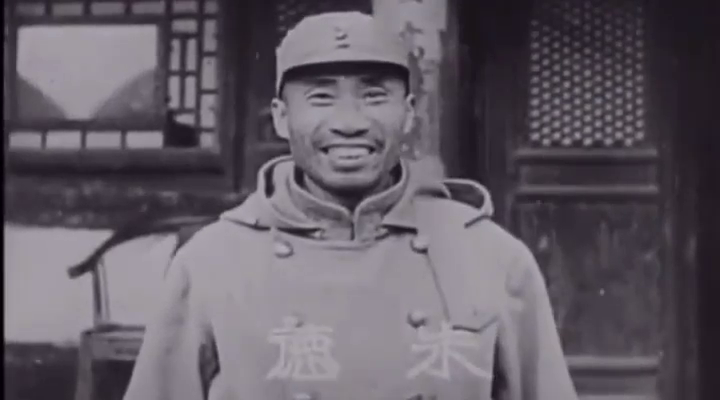
#> input picture frame 19 of photo/zhude.mp4, 720 x 400 px, given in place of diver.mp4, which was not available
$ python '图像捕获.py'
#> lines starting #> are read from the running program, lines starting #| are printed output that depends on the picture; after the words box and inside, x2 and y2 are one past the last pixel; in counts of white or black regions, pixels touching at a corner belong together; pictures that were not available may be replaced by others from this repository, and a replacement may not be noted
import cv2
import numpy as np


def bgr_hsv():
    # 读入视频文件
    video = cv2.VideoCapture('C:\\Users\\Administrator\\Pictures\\Camera Roll\\diver.mp4')
    while True:
        ret, frame = video.read()
#> frame is the input picture: shape (400, 720, 3); mean B, G, R 101, 91.9, 98.8
        if ret == False:
            break
        # 将每帧图像转为hsv格式
        hsv = cv2.cvtColor(frame, cv2.COLOR_BGR2HSV)
#> hsv: shape (400, 720, 3); mean H, S, V 143.4, 31, 101
        # 转为二值图像
        lower_hsv = np.array([0, 0, 0])
        upper_hsv = np.array([180, 255, 46])
        res = cv2.inRange(hsv, lowerb=lower_hsv, upperb=upper_hsv)
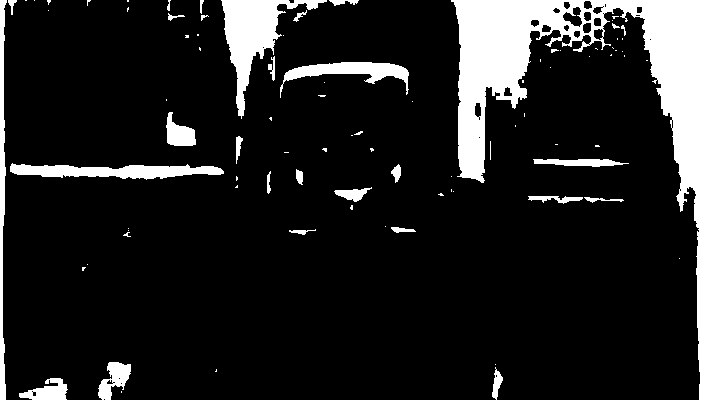
#> res: shape (400, 720); 14.4% white; 89 white regions (59 under 20 px), largest, box (x1, y1, x2, y2) and area: (451, 0, 720, 400) 27682, (221, 0, 327, 119) 3764, (10, 163, 224, 180) 2158
        # 像素运算只显示黑
        res1 = cv2.bitwise_and(frame, frame, mask=res)
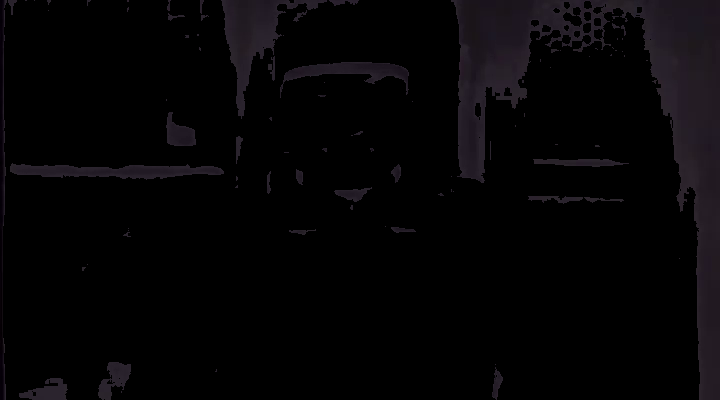
#> res1: shape (400, 720, 3); mean B, G, R 5.4, 4.1, 5.1

        # 显示处理后的视频
        cv2.imshow('res', res1)

        c = cv2.waitKey(10)
#> (key Esc is pressed here)
        if c == 27:
            break


if __name__ == '__main__':
    bgr_hsv()
    cv2.waitKey(0)
    cv2.destroyAllWindows()

$ run again, starting later in the video
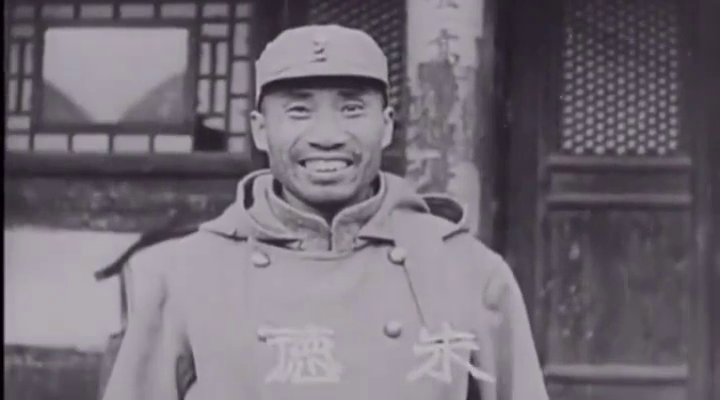
#> input picture frame 89 of photo/zhude.mp4, 720 x 400 px, given in place of diver.mp4, which was not available
#> in bgr_hsv, frame is the input picture: shape (400, 720, 3); mean B, G, R 117.7, 108.5, 115.4
#> hsv: shape (400, 720, 3); mean H, S, V 143, 24.4, 117.7
#> in bgr_hsv, `res = cv2.inRange(hsv, lowerb=lower_hsv, upperb=upper_hsv)`:
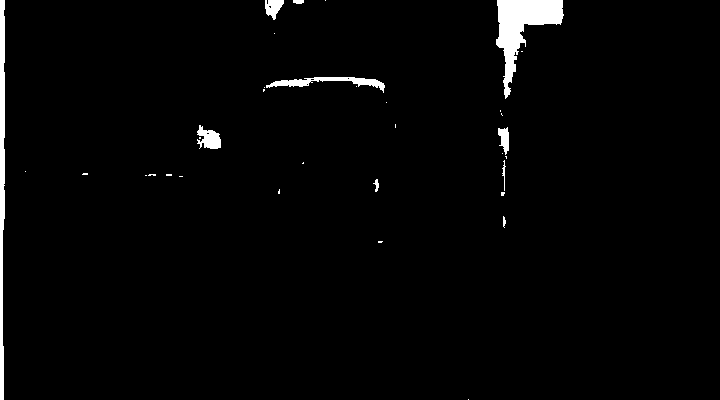
#> res: shape (400, 720); 2.1% white; 34 white regions (24 under 20 px), largest, box (x1, y1, x2, y2) and area: (496, 0, 564, 99) 2612, (0, 0, 5, 400) 1672, (266, 77, 385, 93) 645
#> in bgr_hsv, `res1 = cv2.bitwise_and(frame, frame, mask=res)`:
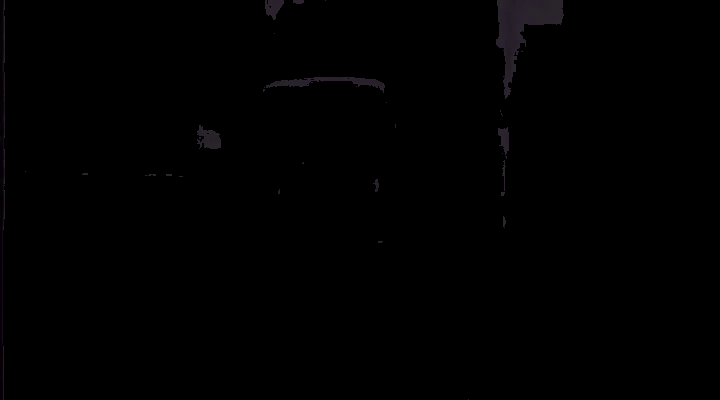
#> res1: shape (400, 720, 3); mean B, G, R 0.7, 0.6, 0.7

$ run again, starting later in the video
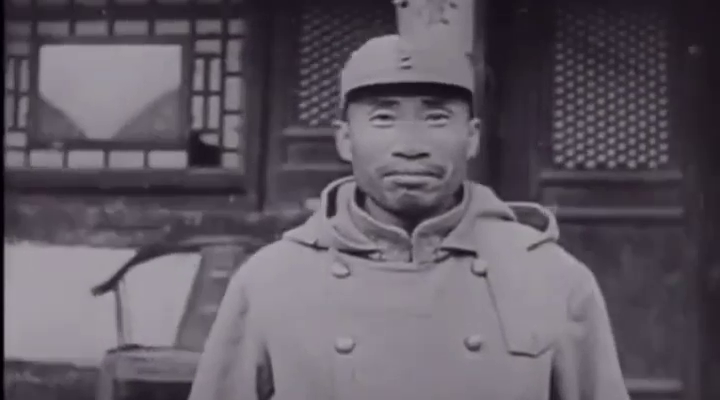
#> input picture frame 158 of photo/zhude.mp4, 720 x 400 px, given in place of diver.mp4, which was not available
#> in bgr_hsv, frame is the input picture: shape (400, 720, 3); mean B, G, R 99.2, 89.6, 96.6
#> hsv: shape (400, 720, 3); mean H, S, V 142.3, 31.9, 99.2
#> in bgr_hsv, `res = cv2.inRange(hsv, lowerb=lower_hsv, upperb=upper_hsv)`:
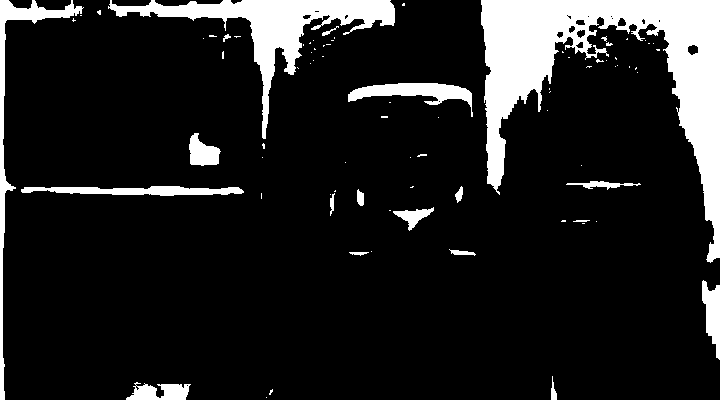
#> res: shape (400, 720); 13.1% white; 81 white regions (62 under 20 px), largest, box (x1, y1, x2, y2) and area: (481, 0, 720, 263) 20470, (108, 0, 395, 139) 7544, (0, 0, 84, 400) 2670
#> in bgr_hsv, `res1 = cv2.bitwise_and(frame, frame, mask=res)`:
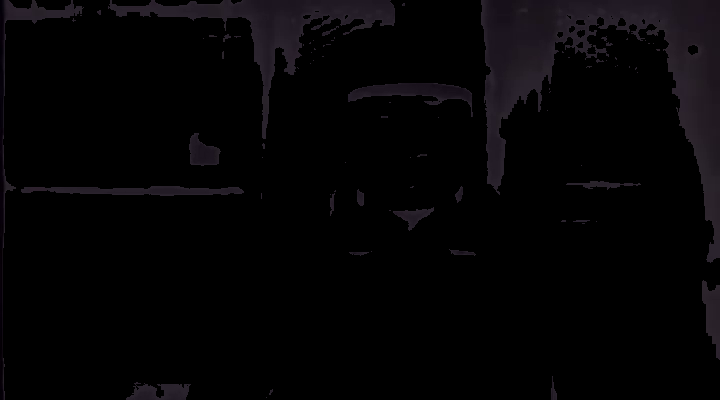
#> res1: shape (400, 720, 3); mean B, G, R 4.9, 3.7, 4.6
